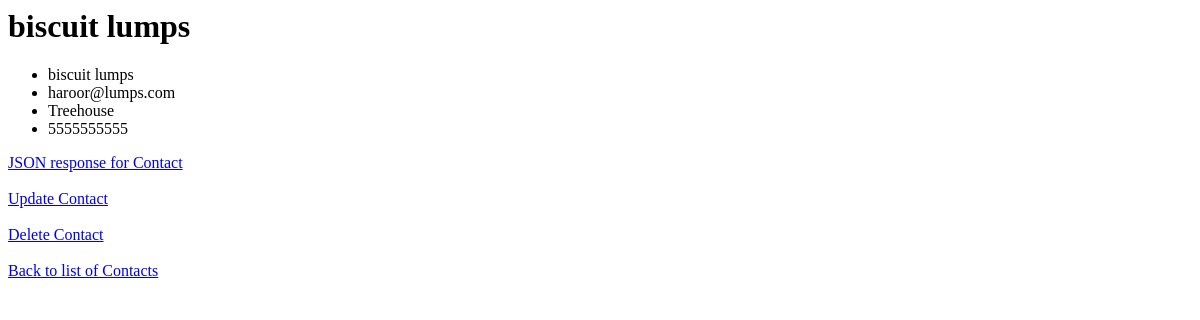
Page /contact_api/1/ on the earlier database version.
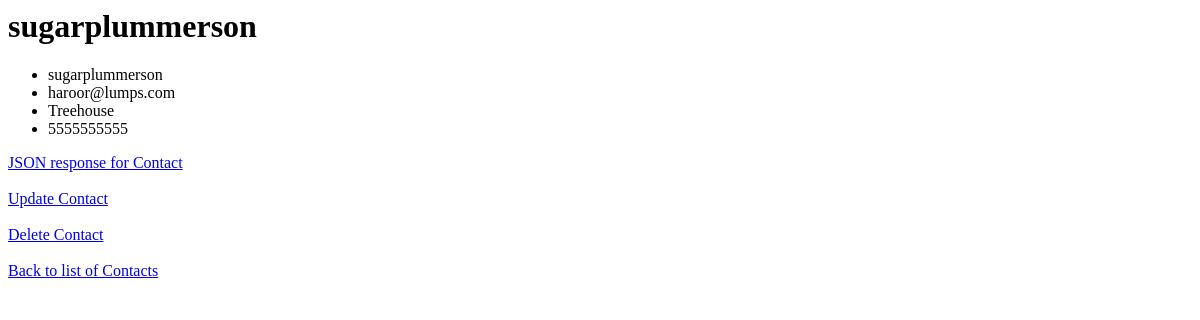
Same page on the later database version.
### contact_api/models.py (models this page shows)
class Contact(models.Model):
    full_name = models.CharField(max_length=50)
    email = models.CharField(max_length=100)
    address = models.CharField(max_length=200)
    phone = models.CharField(max_length=15)
    last_edited_by = models.CharField(max_length=50, default='sarahkirk')
    def __str__(self):
        return self.full_name

### contact_api/views.py (the view)
# urls.py: path('<int:contact_id>/', views.show, name='show'),
def show(request, contact_id):
    contact = get_object_or_404(Contact, pk=contact_id)
    return render(request, 'contact_api/show.html', {'contact': contact})

### contact_api/templates/contact_api/show.html
<h1>{{ contact }}</h1>
<ul>
    <li>{{ contact.full_name }}</li>
    <li>{{ contact.email }}</li>
    <li>{{ contact.address }}</li>
    <li>{{ contact.phone }}</li>
</ul>
<a href="{% url 'contact_api:api_show' contact.id %}">JSON response for Contact</a><br><br>
<a href="{% url 'contact_api:update' contact.id %}">Update Contact</a><br><br>
<a href="{% url 'contact_api:delete' contact.id %}">Delete Contact</a><br><br>
<a href="{% url 'contact_api:index' %}">Back to list of Contacts</a>

Differences in the rows shown:
changed Contact "haroor@lumps.com": full_name "biscuit lumps" → "sugarplummerson"
